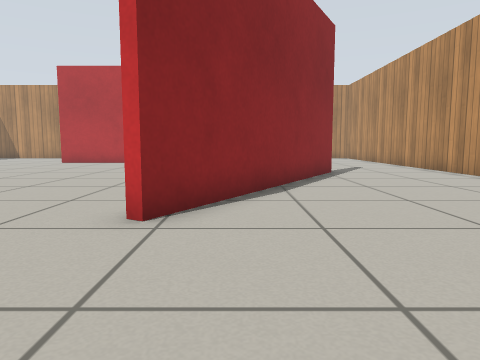
view 1 (above)

19 first-person views from a walk through a Gazebo world. The camera is 0.5 m above the floor, tilts 6° down and sees 70° across. The floor is counted in squares, 0.5 m on a side. Each view is taken from the middle of a square. On the plan, view 1 faces up. The plan holds only what a view shows up to about 13 squares ahead; the rest is blank. Gazebo's built-in surfaces are drawn with simple patterns.

view 2
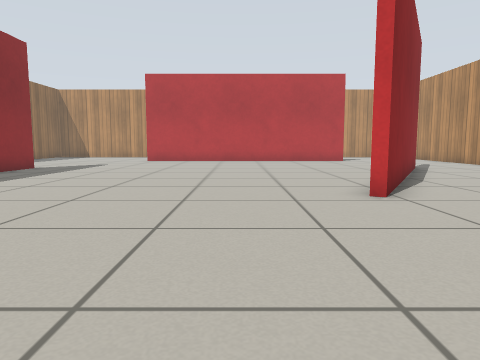

view 3
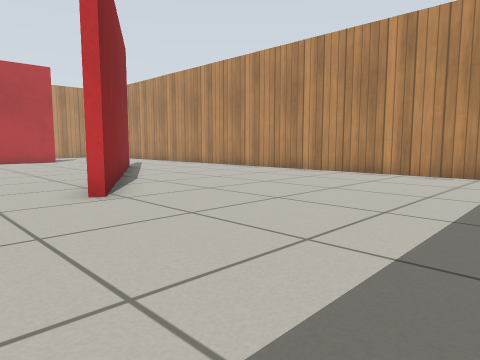

view 4
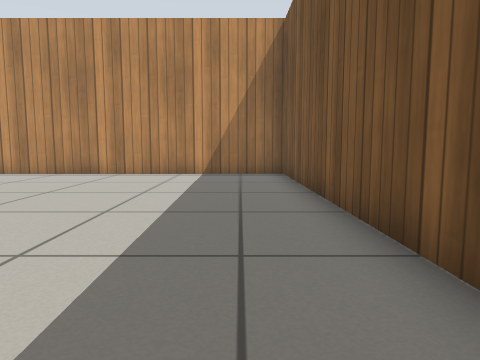

view 5
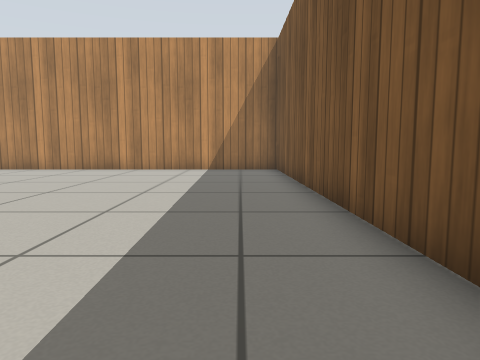

view 6
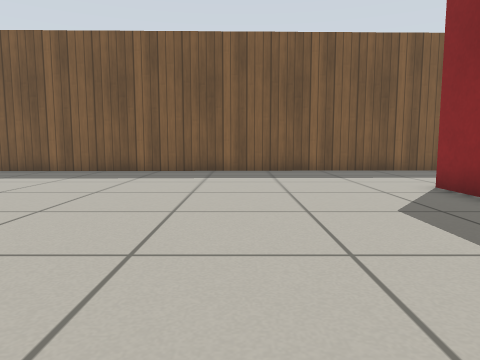

view 7
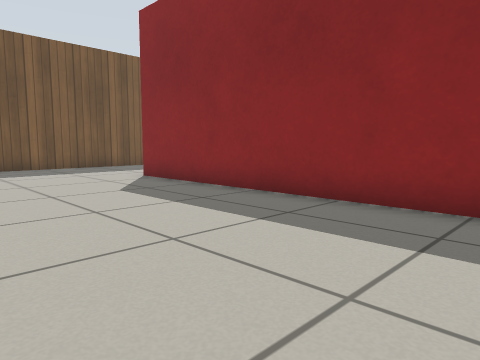

view 8
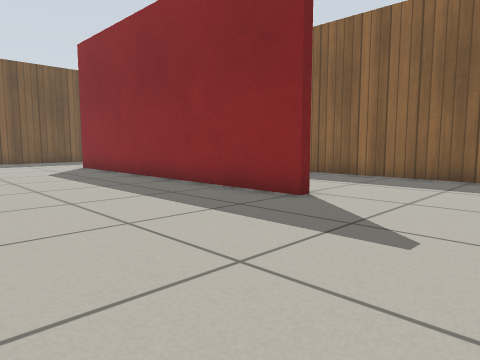

view 9
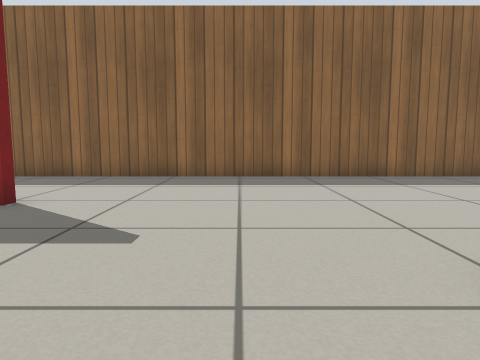

view 10
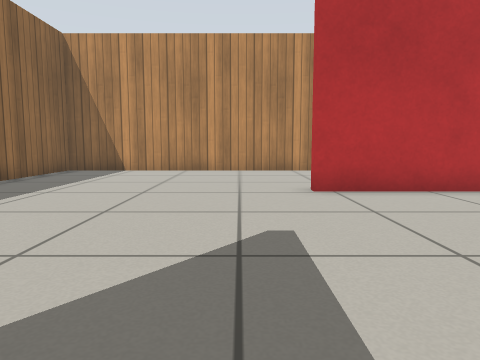

view 11
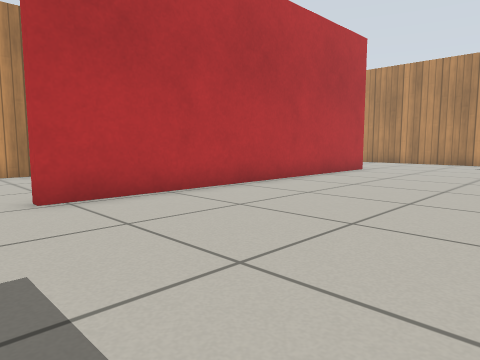

view 12
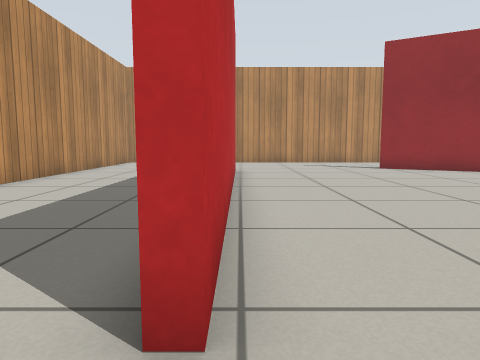

view 13
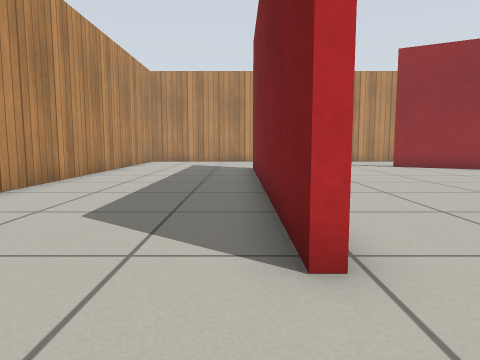

view 14
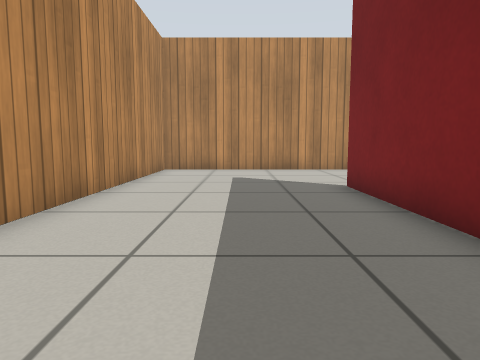

view 15
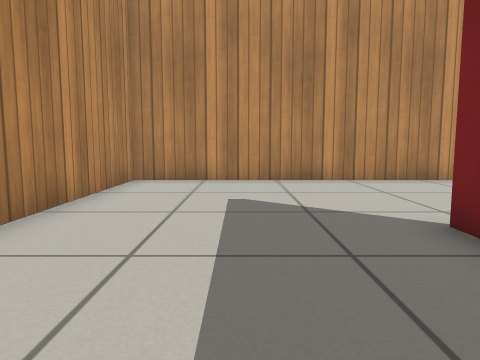

view 16
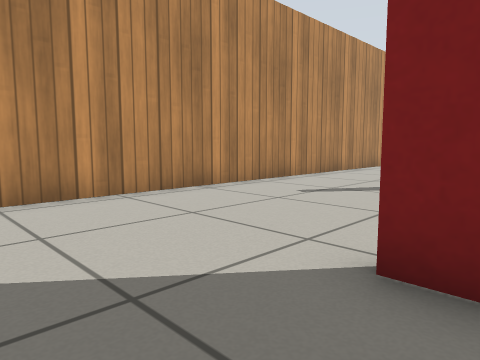

view 17
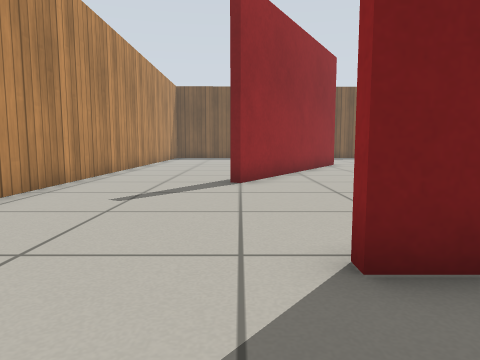

view 18
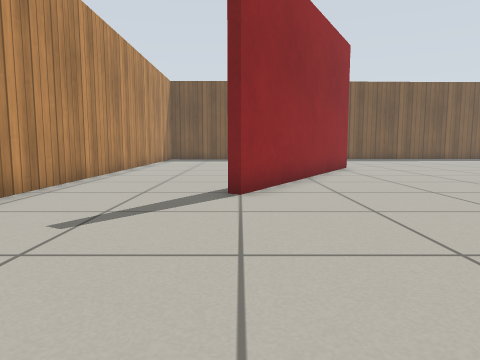

view 19
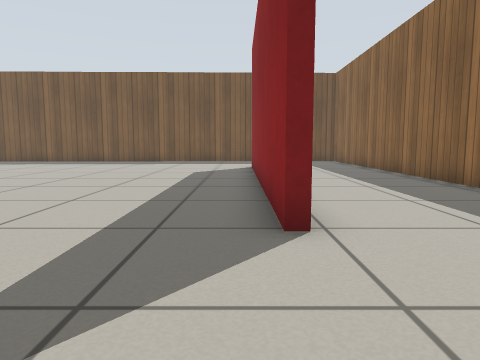

### Floor plan
Points are (right, up) in squares from view 1. A wall is a line through its corners. A room is listed if a view was taken in it or the views show most of it. See-through windows are left out.
Room 1 (views 1, 2, 3, 4, 5, 6, 7, 8, 9, 10, 11, 12, 13, 14, 15, 16, 17, 18, 19)
walls: (-0.9, 5.7) (3, 12.4); (-12.5, 12.2) (-12.5, 1.1); (3.3, 12.2) (-1.3, 4.3); (-9.5, 18.5) (2.1, 18.5); (1.7, 18.2) (-9.5, 18.2); (-8, 23.9) (-17.5, 23.9) (-17.5, 2.6); (-15.4, -3.9) (7.4, -3.5) (7.4, 23.9) (-5, 23.9)

Where each view was taken, in squares from view 1:
view 1: 0 up, 0 right, facing up
view 2: 2 down, 4 left, facing up
view 3: 2 down, 4 left, facing up-right
view 4: 2 down, 4 left, facing right
view 5: 2 down, 6 left, facing right
view 6: 9 up, 8 left, facing down
view 7: 11 up, 7 left, facing down-left
view 8: 16 up, 7 left, facing down-left
view 9: 16 up, 7 left, facing left
view 10: 11 up, 11 left, facing up
view 11: 12 up, 11 left, facing up-right
view 12: 18 up, 11 left, facing right
view 13: 19 up, 12 left, facing right
view 14: 21 up, 6 left, facing right
view 15: 21 up, 2 left, facing right
view 16: 21 up, 1 right, facing down-right
view 17: 21 up, 3 right, facing down
view 18: 19 up, 3 right, facing down
view 19: 16 up, 12 left, facing down
